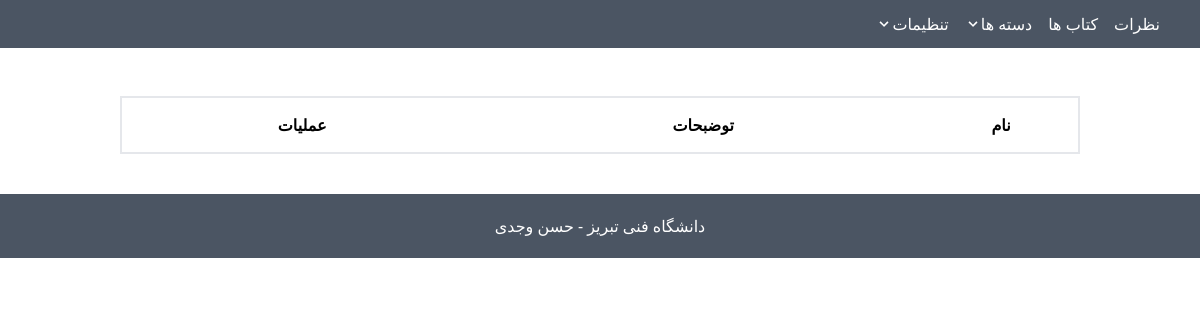
The app's page /admin/categoryShow.php (signed in), older data.
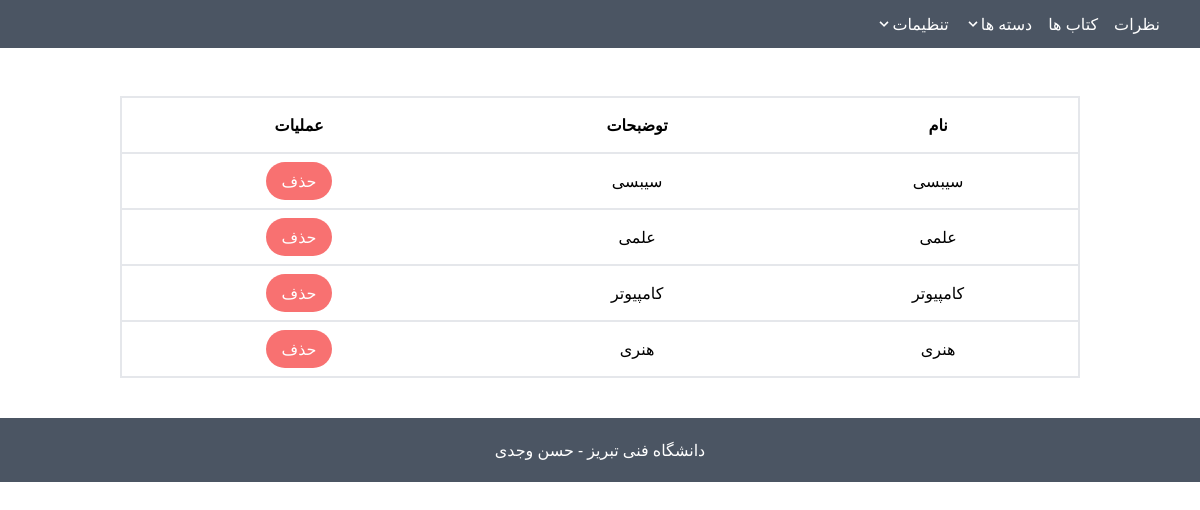
The same page, newer data.
### tables this page shows
CREATE TABLE IF NOT EXISTS `category` (
  `id` int(100) NOT NULL AUTO_INCREMENT,
  `name` varchar(200) NOT NULL,
  `description` mediumtext NOT NULL,
  PRIMARY KEY (`id`)
);

### admin/categoryShow.php (the view, shortened to what this page needs)
<html lang="en">
<head>
</head>
<body>
<?php
    include_once("files/header.php");
    require_once("../inc/db_config.php");
    $sql = "SELECT * FROM  category";
    $result = mysqli_query($conn, $sql);
?>
<table class="w-4/5 mt-12 mx-auto border-2 h-fit rounded" style="direction:rtl;" >
    <thead>
        <tr class="border-2 h-fit p-3 text-center">
            <th class="py-4">نام</th>
            <th class="py-4">توضبحات</th>
            <th class="py-4">عملیات</th>
        </tr>
    </thead>
    <tbody>
        <?php
            while($row = mysqli_fetch_assoc($result)){
        ?>
        <tr class="border-2 p-3 text-center hover:bg-gray-100 hover:cursor-pointer" >
            <td class="py-4"><?= $row['name'] ?></td>
            <td class="py-4"><?= $row['description'] ?></td>
            <td class="py-4">
                <a href="categoryDelete.php?id=<?= $row['id'] ?>" class="bg-red-400 py-2 px-4 text-white hover:bg-red-500 rounded-full">
                حذف
                </a>
            </td>
        </tr>
    </tbody>
    <?php
            }
            ?>
</table>
<?php
    include_once("files/footer.php") ?>
</body>
</html>

### admin/files/header.php (shortened to what this page needs)
<html lang="en">
<head>
    <script src="../js/tailwind.js"></script>
</head>
<body>
    <div class="container max-w-full bg-gray-600 flex justify-end py-3 text-white">
        <div>
            <div class="dropdown inline-block relative">
                <button class="text-white  pr-4  inline-flex items-center">
                    <svg class="fill-current h-4 w-4" xmlns="http://www.w3.org/2000/svg" viewBox="0 0 20 20">
                        <path d="M9.293 12.95l.707.707L15.657 8l-1.414-1.414L10 10.828 5.757 6.586 4.343 8z" />
                    </svg>
                    <span class="">تنظیمات</span>
                </button>
            </div>
        </div>
        <div>
            <div class="dropdown inline-block relative">
                <button class="text-white  pr-4  inline-flex items-center">
                    <svg class="fill-current h-4 w-4" xmlns="http://www.w3.org/2000/svg" viewBox="0 0 20 20">
                        <path d="M9.293 12.95l.707.707L15.657 8l-1.414-1.414L10 10.828 5.757 6.586 4.343 8z" />
                    </svg>
                    <span class="">دسته ها</span>
                </button>
            </div>
        </div>
        <span class="pr-4">کتاب ها</span>
        <span class="pr-10">نظرات</span>
    </div>
</body>
</html>

### admin/files/footer.php
<div class="container bg-gray-600 h-10 max-w-full mt-10 text-white flex justify-center items-center p-8">
    <span>دانشگاه فنی تبریز - حسن وجدی</span>
</div>

Row changes from the older to the newer data that the page shows:
added category: name "سیبسی", description "سیبسی"
added category: name "علمی", description "علمی"
added category: name "کامپیوتر", description "کامپیوتر"
added category: name "هنری", description "هنری"
